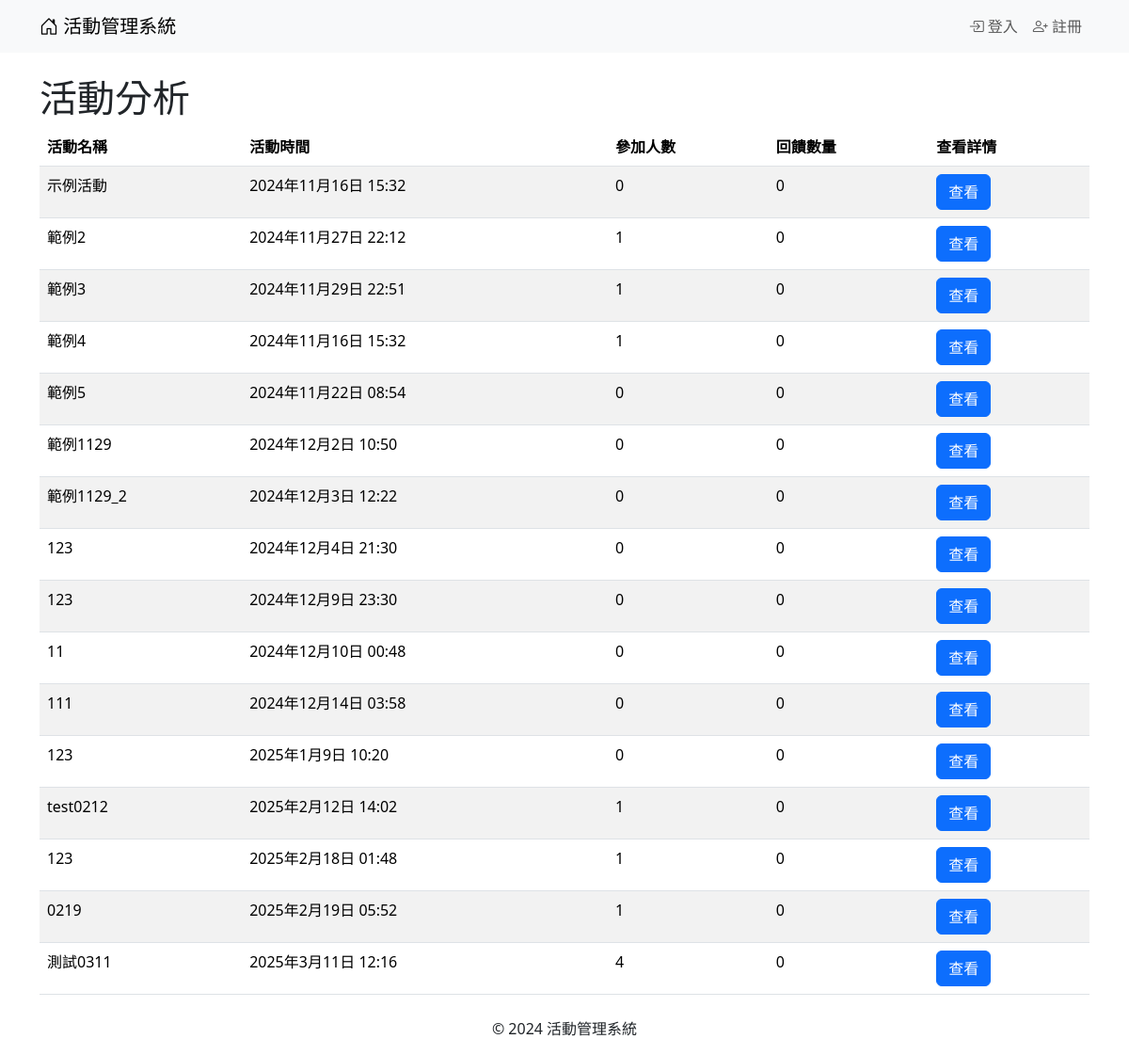
The app's page /feedback/event_analysis/ with its own data.
### events/models.py (models this page shows, shortened)
class Event(models.Model):
    ACTIVITY_TYPES = [
        ('lecture', '講座'),
        ('seminar', '研討會'),
    ]
    STATUS_CHOICES = [
        ('open', '報名中'),
        ('closed', '報名截止'),
        ('not_open', '尚未開放報名'),
    ]
    name = models.CharField(max_length=200)
    description = models.TextField()
    event_time = models.DateTimeField()
    end_time = models.DateTimeField()
    location = models.CharField(max_length=200)
    capacity_limit = models.PositiveIntegerField()
    registration_start = models.DateTimeField()
    registration_end = models.DateTimeField()
    activity_type = models.CharField(max_length=20, choices=ACTIVITY_TYPES)
    status = models.CharField(max_length=20, choices=STATUS_CHOICES, default='not_open')
    published_time = models.DateTimeField(auto_now_add=True)
    updated_time = models.DateTimeField(auto_now=True)
    poster = models.ImageField(upload_to='posters/', blank=True, null=True)
    language = models.CharField(max_length=100, blank=True, null=True)

### feedback/views.py (the view)
# urls.py: path('event_analysis/', views.event_analysis, name='event_analysis'),
def event_analysis(request):
    events = Event.objects.annotate(
        registrations_count=Count('event_registrations')  # 聚合報名人數
    )
    event_data = []
    for event in events:
        feedback_count = event.feedback_set.count()  # 獲取回饋數量
        event_data.append({
            'event': event,
            'registrations_count': event.registrations_count,  # 使用已計算的報名人數
            'feedback_count': feedback_count,
        })
    return render(request, 'feedback/event_analysis.html', {'event_data': event_data})

### templates/feedback/event_analysis.html (shortened to what this page needs)
{% extends 'base.html' %}
{% block content %}
<h1>活動分析</h1>
<table class="table table-striped">
    <thead>
        <tr>
            <th>活動名稱</th>
            <th>活動時間</th>
            <th>參加人數</th>
            <th>回饋數量</th>
            <th>查看詳情</th>
        </tr>
    </thead>
    <tbody>
        {% for data in event_data %}
        <tr>
            <td>{{ data.event.name }}</td>
            <td>{{ data.event.event_time }}</td>
            <td>{{ data.registrations_count }}</td>
            <td>{{ data.feedback_count }}</td>
            <td>
                <a href="{% url 'check_detail' data.event.id %}" class="btn btn-primary">查看</a>
            </td>
        </tr>
        {% empty %}
        <tr>
            <td colspan="5" class="text-center">尚無活動記錄</td>
        </tr>
        {% endfor %}
    </tbody>
</table>
{% endblock %}

### records on screen
Event: event.name "示例活動", event.event_time "2024年11月16日 15:32", registrations_count "0", feedback_count "0"
Event: event.name "範例2", event.event_time "2024年11月27日 22:12", registrations_count "1", feedback_count "0"
Event: event.name "範例3", event.event_time "2024年11月29日 22:51", registrations_count "1", feedback_count "0"
Event: event.name "範例4", event.event_time "2024年11月16日 15:32", registrations_count "1", feedback_count "0"
Event: event.name "範例5", event.event_time "2024年11月22日 08:54", registrations_count "0", feedback_count "0"
Event: event.name "範例1129", event.event_time "2024年12月2日 10:50", registrations_count "0", feedback_count "0"
Event: event.name "範例1129_2", event.event_time "2024年12月3日 12:22", registrations_count "0", feedback_count "0"
Event: event.name "123", event.event_time "2024年12月4日 21:30", registrations_count "0", feedback_count "0"
Event: event.name "123", event.event_time "2024年12月9日 23:30", registrations_count "0", feedback_count "0"
Event: event.name "11", event.event_time "2024年12月10日 00:48", registrations_count "0", feedback_count "0"
Event: event.name "111", event.event_time "2024年12月14日 03:58", registrations_count "0", feedback_count "0"
Event: event.name "123", event.event_time "2025年1月9日 10:20", registrations_count "0", feedback_count "0"
Event: event.name "test0212", event.event_time "2025年2月12日 14:02", registrations_count "1", feedback_count "0"
Event: event.name "123", event.event_time "2025年2月18日 01:48", registrations_count "1", feedback_count "0"
Event: event.name "0219", event.event_time "2025年2月19日 05:52", registrations_count "1", feedback_count "0"
Event: event.name "測試0311", event.event_time "2025年3月11日 12:16", registrations_count "4", feedback_count "0"
